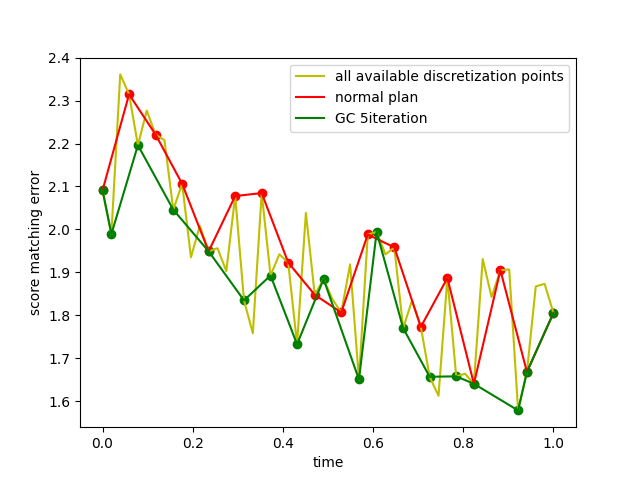

This chart was generated by the following Python code:
import numpy as np
import random
import matplotlib.pyplot as plt

def run_KL(plan, score_error, sigma02, mu0):
    # KL(P_0,Q_T)
    sigmat2 = lambda t: np.exp(-2*t) * (sigma02 - 1) + 1
    mut = lambda t: np.exp(-t) * mu0
    score = lambda x,t: -(x-mut(t))/sigmat2(t)

    m, s = 0, 1
    for k in range(len(plan)-1,0,-1):
        dt = plan[k] - plan[k-1]
        m += (m+2*score(m,plan[k])+2*score_error(plan[k]))*dt
        s = (1 + (1 - 2/sigmat2(plan[k]))*dt )**2 + 2*dt

    # Yts = np.random.randn(1000000)
    # for k in range(len(plan)-1,0,-1):
    #     dt = plan[k] - plan[k-1]
    #     Yts += (Yts + 2*score(Yts, plan[k])) * dt + np.sqrt(2*dt) * np.random.randn(len(Yts))
    #     Yts += 2*score_error(plan[k]) * dt
    # m, s = Yts.mean(), Yts.var()
        
    return np.log(s / sigma02) + ((sigma02**2 + (mu0 - m)**2) / (2 * s**2)) - 0.5

def GC(points, plan, smb, L, C, max_step_length=1000, adjust_step=1000):
    # # plan: t-based, forward
    
    # adjust
    for m in range(1,len(plan)-1):
        tk1, tk3 = plan[m-1], plan[m+1]
        best, best_tk2 = -1, plan[m]
        for tk2 in range(plan[m]-adjust_step, plan[m]+adjust_step):
            if tk2<=tk1 or tk2 >= tk3:
                continue
            if tk2-tk1>max_step_length or tk3-tk2>max_step_length:
                continue
            if m==1 and tk2>max_step_length/2:
                continue
            se = smb[tk3] * (points[tk3]-points[tk2]) + smb[tk2] * (points[tk2]-points[tk1])
            de = L(points[tk3]) * (points[tk3]-points[tk2])**2 + L(points[tk2]) * (points[tk2]-points[tk1])**2
            if best > se+C*de or best < 0:
                best, best_tk2 = se+C*de, tk2
        plan[m] = best_tk2
    
    return plan

def EB(points, plan, smb, L, C):
    se = 0
    for i in range(1, len(plan)):
        tk1, tk2 = plan[i-1], plan[i]
        se += smb[tk2] * (points[tk2]-points[tk1]) + C*L(points[tk2]) * (points[tk2]-points[tk1])**2
    return se

if __name__ == '__main__':
    n, sep = 51, 3
    mu0, sigma02 = 10, 0.16
    points = np.linspace(0,1,n+1)

    # random error
    score_error = [1/(1+i/len(points))+random.random()*0.4+1 for i in range(len(points))]
    plan = list(range(0,n+1,sep))
    plt.figure(1)
    plt.xlabel('time')
    plt.ylabel('score matching error')
    plt.plot(points, score_error, label='all available discretization points', c='y')
    plt.plot([points[i] for i in plan], [score_error[i] for i in plan], label='normal plan', c='r')
    for i in plan:
        plt.scatter(points[i], score_error[i], c='r')
        
    EBs = [EB(points, plan, smb=np.array(score_error)**2, L=lambda t:(1-np.exp(-2*t)*(1-sigma02))**(-2), C=10.),]
    # print(plan)
    kls = [run_KL([points[i] for i in plan], lambda t:score_error[int(t*n)], sigma02, mu0),]
    for _ in range(5):
        plan = GC(points, plan, smb=np.array(score_error)**2, L=lambda t:(1-np.exp(-2*t)*(1-sigma02))**(-2), C=10., adjust_step=17)
        EBs.append(EB(points, plan, smb=np.array(score_error)**2, L=lambda t:(1-np.exp(-2*t)*(1-sigma02))**(-2), C=10.))
        kls.append(run_KL([points[i] for i in plan], lambda t:score_error[int(t*n)], sigma02, mu0))

    plt.plot([points[i] for i in plan], [score_error[i] for i in plan], label='GC 5iteration', c='g')
    for i in plan:
        plt.scatter(points[i], score_error[i], c='g')
    plt.legend()
    plt.savefig('showGC.png')
    # plt.show()

    plt.figure(2)
    fig, ax1 = plt.subplots()
    ax1.plot(range(6), EBs, c='r', label='EB')
    for i in range(6):
        ax1.scatter(i, EBs[i], c='r')
    ax1.set_xlabel('iteration')
    ax1.set_ylabel('EB')
    ax1.legend(loc='upper right',bbox_to_anchor=(1, 1))
    # plt.legend()
    # plt.savefig('showGCloss1.png')
    # plt.show()

    # Instantiate a second y-axis sharing the same x-axis
    ax2 = ax1.twinx()  
    color = 'tab:blue'
    ax2.set_ylabel('$KL(P_0\|Q_T)$')
    ax2.plot(range(6), kls, c='b', label='$KL(P_0\|Q_T)$')
    for i in range(6):
        ax2.scatter(i, kls[i], c='b')
    # ax2.set_ylim(-0.05, 0.8)
    ax2.legend(loc='upper right',bbox_to_anchor=(1, 0.92))
    fig.tight_layout()  # To ensure a tight layout, preventing the right y-label from being clipped
    plt.savefig('showGCloss.png')



